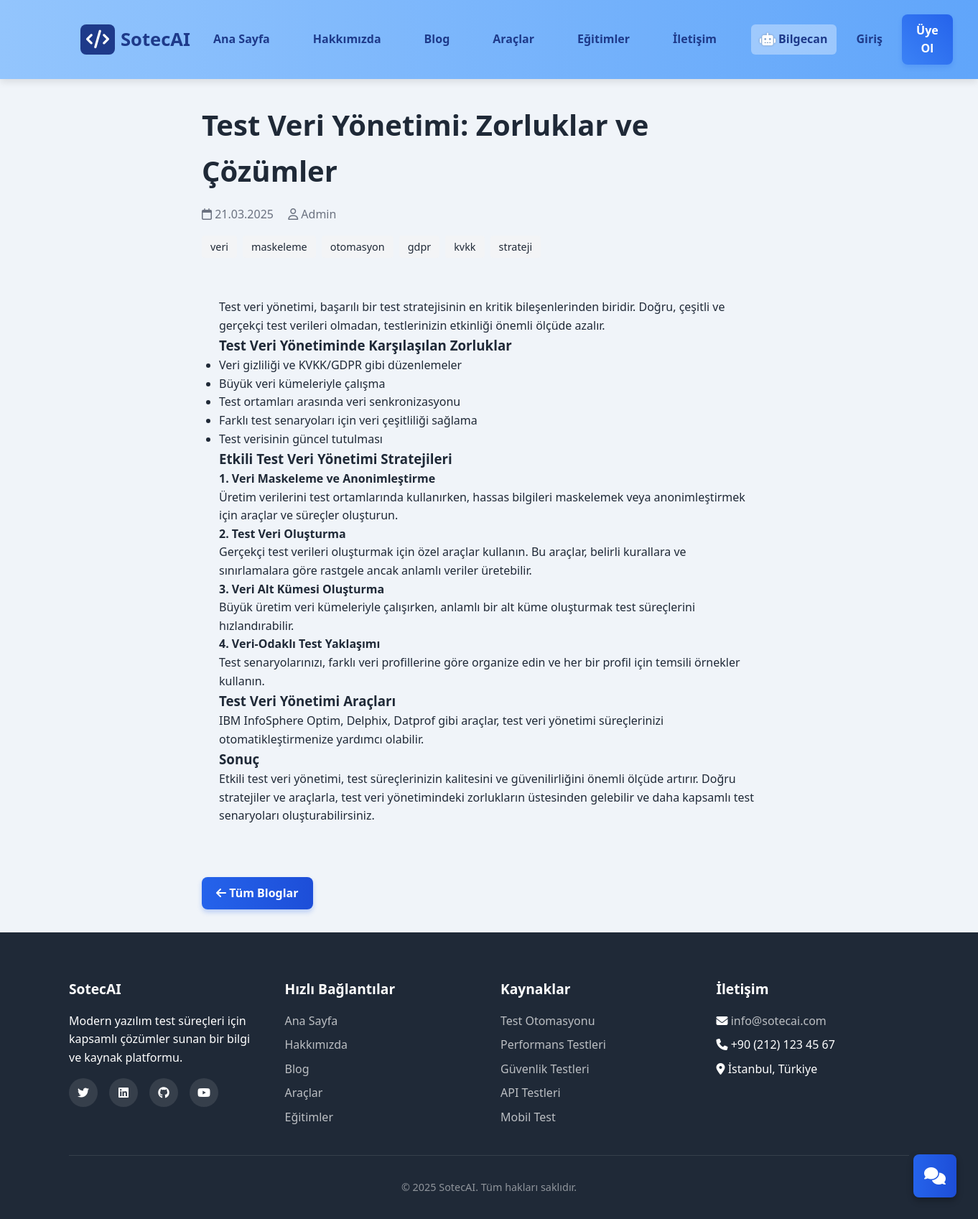
Page /blog/3 on the committed database.
### app.py (models this page shows)
class Blog(db.Model):
    id = db.Column(db.Integer, primary_key=True)
    baslik = db.Column(db.String(200), nullable=False, index=True)
    icerik = db.Column(db.Text, nullable=False)
    yazar_id = db.Column(db.Integer, db.ForeignKey('kullanici.id'), index=True)
    tarih = db.Column(db.DateTime, default=datetime.utcnow, index=True)
    ozet = db.Column(db.String(300))
    etiketler = db.Column(db.String(200), index=True)
    yazar = db.relationship('Kullanici', backref='blogs')

### app.py (the view)
@app.route('/blog/<int:blog_id>')
def blog_detay(blog_id):
    blog = Blog.query.options(
        joinedload(Blog.yazar),
        joinedload(Blog.yorumlar).joinedload(Yorum.kullanici)
    ).get_or_404(blog_id)
    return render_template('blog_detay.html', blog=blog)

### app.py (called while the page is built)
@app.before_request
def load_user():
    if 'kullanici_id' in session:
        g.user = Kullanici.query.get(session['kullanici_id'])
    else:
        g.user = None

### templates/blog_detay.html (shortened to what this page needs)
{% extends 'base.html' %}
{% block content %}
{% set current_lang = session.get('lang', 'tr') %}
<div class="container">
    <div class="blog-detail">
        <div class="blog-header">
            <h1>
                {% if current_lang == 'tr' %}
                    {{ blog.baslik }}
                {% endif %}
            </h1>
            <div class="blog-meta">
                <span><i class="far fa-calendar"></i> {{ blog.tarih.strftime('%d.%m.%Y') }}</span>
                <span style="margin-left: 1rem;"><i class="far fa-user"></i>
                    {% if current_lang == 'tr' %}
                        Admin
                    {% else %}
                        Administrator
                    {% endif %}
                </span>
            </div>
            <div class="blog-tags">
                {% for etiket in blog.etiketler.split(',') %}
                <span class="tag">
                    {% if current_lang == 'tr' %}
                        {{ etiket }}
                    {% endif %}
                </span>
                {% endfor %}
            </div>
        </div>
        <div class="blog-content">
            {% if current_lang == 'tr' %}
                {{ blog.icerik|safe }}
            {% endif %}
        </div>
        <div style="margin-top: 3rem;">
            <a href="{{ url_for('blog_listesi') }}" class="btn btn-primary"><i class="fas fa-arrow-left"></i>
                {% if current_lang == 'tr' %}
                    Tüm Bloglar
                {% else %}
                    All Blogs
                {% endif %}
            </a>
        </div>
    </div>
</div>
{% endblock %}

### templates/base.html (style rules this page uses)
:root { --primary: #2563eb; --primary-dark: #1d4ed8; --secondary: #10b981; --dark: #1f2937; --light: #f3f4f6; --gray: #6b7280; --success: #10b981; --danger: #ef4444; --warning: #f59e0b; --info: #3b82f6; }
* { box-sizing: border-box; margin: 0; padding: 0; }
body { font-family: 'Segoe UI', Tahoma, Geneva, Verdana, sans-serif; line-height: 1.6; color: var(--dark); background-color: #f0f4f9; }
a { color: var(--primary); text-decoration: none; }
.container { width: 100%; max-width: 1200px; margin: 0 auto; padding: 0 15px; }
.btn { display: inline-block; padding: 0.75rem 1.5rem; border-radius: 4px; font-weight: 600; text-align: center; cursor: pointer; transition: all 0.3s ease; }
.btn-primary { background: linear-gradient(to right, #2563eb, #1d4ed8); color: white; padding: 0.6rem 1.25rem; border-radius: 8px; font-weight: 600; border: none; box-shadow: 0 4px 6px rgba(37, 99, 235, 0.25); transition: all 0.3s; }
.blog-content { padding: 1.5rem; }
.blog-detail { max-width: 800px; margin: 0 auto; padding: 2rem 0; }
.blog-header { margin-bottom: 2rem; }
.blog-header h1 { font-size: 2.5rem; margin-bottom: 1rem; }
.blog-meta { color: var(--gray); margin-bottom: 1rem; }
.blog-tags { display: flex; flex-wrap: wrap; gap: 0.5rem; margin-bottom: 1.5rem; }
.tag { background-color: var(--light); color: var(--dark); padding: 0.25rem 0.75rem; border-radius: 4px; font-size: 0.9rem; }

### rows in the picture
Blog: baslik "Test Veri Yönetimi: Zorluklar ve Çözümler", tarih "21.03.2025", icerik "Test veri yönetimi, başarılı bir test stratejisinin en kritik bileşenlerinden biridir. Doğru, çeşitli ve gerçekçi test verileri olmadan, testlerinizin etkinliği önemli ölçüde azalır. Test Veri Yönetiminde Karşılaşılan Zorluklar Veri gizliliği ve KVKK/GDPR gibi düzenlemeler Büyük veri kümeleriyle çalışma Test ortamları arasında veri senkronizasyonu Farklı test senaryoları için veri çeşitliliği sağlama Test verisinin güncel tutulması Etkili Test Veri Yönetimi Stratejileri 1. Veri Maskeleme ve Anonimleştirme Üretim verilerini test ortamlarında kullanırken, hassas bilgileri maskelemek veya anonimleştirmek için araçlar ve süreçler oluşturun. 2. Test Veri Oluşturma Gerçekçi test verileri…"

### other values in the picture
{{ tr_en[current_lang]['anasayfa'] }} "Ana Sayfa"
{{ tr_en[current_lang]['hakkimizda'] }} "Hakkımızda"
{{ tr_en[current_lang]['blog'] }} "Blog"
{{ tr_en[current_lang]['araclar'] }} "Araçlar"
{{ tr_en[current_lang]['egitimler'] }} "Eğitimler"
{{ tr_en[current_lang]['iletisim'] }} "İletişim"
{{ tr_en[current_lang]['giris'] }} "Giriş"
{{ tr_en[current_lang]['kayit'] }} "Üye Ol"
{{ etiket }} "veri" "maskeleme" "otomasyon" "gdpr" "kvkk" "strateji"
